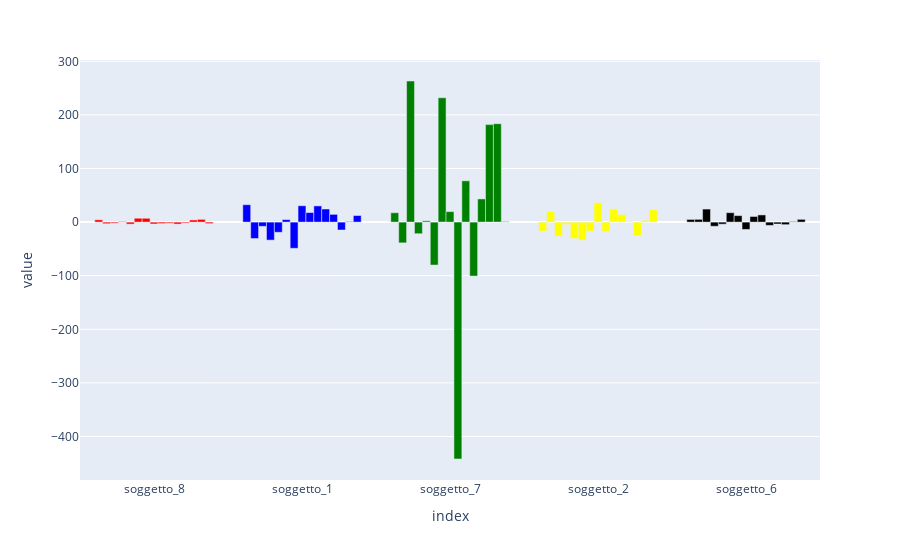

The notebook cell this image was saved under:
### Code cell
# steady state values (last row of the dataframes)
# create a new dataframe with the steady state values
df_steady_state = pd.DataFrame([df_evolve_8.iloc[-1], df_evolve_1.iloc[-1], df_evolve_7.iloc[-1], df_evolve_2.iloc[-1], df_evolve_6.iloc[-1]])
df_steady_state.index = ["soggetto_8", "soggetto_1", "soggetto_7", "soggetto_2", "soggetto_6"]
## plot with barplot
fig = px.bar(df_steady_state, barmode='group')
fig.update_traces(marker_color=['red', 'blue',"green","yellow","black"])
# remove legend
fig.update_layout(showlegend=False)
fig.show()

### Figure 1 — Plotly figure (JSON) as saved in the notebook; plotly's stock layout.template omitted (floating-point values rounded to 4 significant figures)
{"data": [{"alignmentgroup": "True", "hovertemplate": "variable=TrRi<br>index=%{x}<br>value=%{y}<extra></extra>", "legendgroup": "TrRi", "marker": {"color": ["red", "blue", "green", "yellow", "black"], "pattern": {"shape": ""}}, "name": "TrRi", "offsetgroup": "TrRi", "orientation": "v", "showlegend": true, "textposition": "auto", "type": "bar", "x": ["soggetto_8", "soggetto_1", "soggetto_7", "soggetto_2", "soggetto_6"], "xaxis": "x", "y": [4.328, 32.48, 17.51, -16.64, 5.034], "yaxis": "y"}, {"alignmentgroup": "True", "hovertemplate": "variable=RiTr<br>index=%{x}<br>value=%{y}<extra></extra>", "legendgroup": "RiTr", "marker": {"color": ["red", "blue", "green", "yellow", "black"], "pattern": {"shape": ""}}, "name": "RiTr", "offsetgroup": "RiTr", "orientation": "v", "showlegend": true, "textposition": "auto", "type": "bar", "x": ["soggetto_8", "soggetto_1", "soggetto_7", "soggetto_2", "soggetto_6"], "xaxis": "x", "y": [-2.976, -30.64, -38.73, 19.78, 5.192], "yaxis": "y"}, {"alignmentgroup": "True", "hovertemplate": "variable=Plu<br>index=%{x}<br>value=%{y}<extra></extra>", "legendgroup": "Plu", "marker": {"color": ["red", "blue", "green", "yellow", "black"], "pattern": {"shape": ""}}, "name": "Plu", "offsetgroup": "Plu", "orientation": "v", "showlegend": true, "textposition": "auto", "type": "bar", "x": ["soggetto_8", "soggetto_1", "soggetto_7", "soggetto_2", "soggetto_6"], "xaxis": "x", "y": [-2.051, -7.872, 263.3, -26.23, 24.36], "yaxis": "y"}, {"alignmentgroup": "True", "hovertemplate": "variable=Ttra<br>index=%{x}<br>value=%{y}<extra></extra>", "legendgroup": "Ttra", "marker": {"color": ["red", "blue", "green", "yellow", "black"], "pattern": {"shape": ""}}, "name": "Ttra", "offsetgroup": "Ttra", "orientation": "v", "showlegend": true, "textposition": "auto", "type": "bar", "x": ["soggetto_8", "soggetto_1", "soggetto_7", "soggetto_2", "soggetto_6"], "xaxis": "x", "y": [0.9931, -33.59, -21.61, -4.139, -7.733], "yaxis": "y"}, {"alignmentgroup": "True", "hovertemplate": "variable=Ttrb<br>index=%{x}<br>value=%{y}<extra></extra>", "legendgroup": "Ttrb", "marker": {"color": ["red", "blue", "green", "yellow", "black"], "pattern": {"shape": ""}}, "name": "Ttrb", "offsetgroup": "Ttrb", "orientation": "v", "showlegend": true, "textposition": "auto", "type": "bar", "x": ["soggetto_8", "soggetto_1", "soggetto_7", "soggetto_2", "soggetto_6"], "xaxis": "x", "y": [-3.734, -18.99, 2.379, -30.46, -3.842], "yaxis": "y"}, {"alignmentgroup": "True", "hovertemplate": "variable=Tr<br>index=%{x}<br>value=%{y}<extra></extra>", "legendgroup": "Tr", "marker": {"color": ["red", "blue", "green", "yellow", "black"], "pattern": {"shape": ""}}, "name": "Tr", "offsetgroup": "Tr", "orientation": "v", "showlegend": true, "textposition": "auto", "type": "bar", "x": ["soggetto_8", "soggetto_1", "soggetto_7", "soggetto_2", "soggetto_6"], "xaxis": "x", "y": [7.27, 4.717, -80.12, -33.7, 17.55], "yaxis": "y"}, {"alignmentgroup": "True", "hovertemplate": "variable=MeTr<br>index=%{x}<br>value=%{y}<extra></extra>", "legendgroup": "MeTr", "marker": {"color": ["red", "blue", "green", "yellow", "black"], "pattern": {"shape": ""}}, "name": "MeTr", "offsetgroup": "MeTr", "orientation": "v", "showlegend": true, "textposition": "auto", "type": "bar", "x": ["soggetto_8", "soggetto_1", "soggetto_7", "soggetto_2", "soggetto_6"], "xaxis": "x", "y": [7.14, -48.87, 232.1, -16.75, 12.07], "yaxis": "y"}, {"alignmentgroup": "True", "hovertemplate": "variable=MoTr<br>index=%{x}<br>value=%{y}<extra></extra>", "legendgroup": "MoTr", "marker": {"color": ["red", "blue", "green", "yellow", "black"], "pattern": {"shape": ""}}, "name": "MoTr", "offsetgroup": "MoTr", "orientation": "v", "showlegend": true, "textposition": "auto", "type": "bar", "x": ["soggetto_8", "soggetto_1", "soggetto_7", "soggetto_2", "soggetto_6"], "xaxis": "x", "y": [-3.458, 30.56, 19.62, 36.24, -13.68], "yaxis": "y"}, {"alignmentgroup": "True", "hovertemplate": "variable=RiRi<br>index=%{x}<br>value=%{y}<extra></extra>", "legendgroup": "RiRi", "marker": {"color": ["red", "blue", "green", "yellow", "black"], "pattern": {"shape": ""}}, "name": "RiRi", "offsetgroup": "RiRi", "orientation": "v", "showlegend": true, "textposition": "auto", "type": "bar", "x": ["soggetto_8", "soggetto_1", "soggetto_7", "soggetto_2", "soggetto_6"], "xaxis": "x", "y": [-2.708, 17.83, -442.0, -17.07, 10.53], "yaxis": "y"}, {"alignmentgroup": "True", "hovertemplate": "variable=MoFo<br>index=%{x}<br>value=%{y}<extra></extra>", "legendgroup": "MoFo", "marker": {"color": ["red", "blue", "green", "yellow", "black"], "pattern": {"shape": ""}}, "name": "MoFo", "offsetgroup": "MoFo", "orientation": "v", "showlegend": true, "textposition": "auto", "type": "bar", "x": ["soggetto_8", "soggetto_1", "soggetto_7", "soggetto_2", "soggetto_6"], "xaxis": "x", "y": [-2.065, 30.24, 77.09, 24.79, 13.41], "yaxis": "y"}, {"alignmentgroup": "True", "hovertemplate": "variable=Mmof<br>index=%{x}<br>value=%{y}<extra></extra>", "legendgroup": "Mmof", "marker": {"color": ["red", "blue", "green", "yellow", "black"], "pattern": {"shape": ""}}, "name": "Mmof", "offsetgroup": "Mmof", "orientation": "v", "showlegend": true, "textposition": "auto", "type": "bar", "x": ["soggetto_8", "soggetto_1", "soggetto_7", "soggetto_2", "soggetto_6"], "xaxis": "x", "y": [-3.661, 24.46, -100.6, 14.22, -6.125], "yaxis": "y"}, {"alignmentgroup": "True", "hovertemplate": "variable=MoRi<br>index=%{x}<br>value=%{y}<extra></extra>", "legendgroup": "MoRi", "marker": {"color": ["red", "blue", "green", "yellow", "black"], "pattern": {"shape": ""}}, "name": "MoRi", "offsetgroup": "MoRi", "orientation": "v", "showlegend": true, "textposition": "auto", "type": "bar", "x": ["soggetto_8", "soggetto_1", "soggetto_7", "soggetto_2", "soggetto_6"], "xaxis": "x", "y": [-1.769, 14.5, 43.25, 1.0, -3.577], "yaxis": "y"}, {"alignmentgroup": "True", "hovertemplate": "variable=MeRi<br>index=%{x}<br>value=%{y}<extra></extra>", "legendgroup": "MeRi", "marker": {"color": ["red", "blue", "green", "yellow", "black"], "pattern": {"shape": ""}}, "name": "MeRi", "offsetgroup": "MeRi", "orientation": "v", "showlegend": true, "textposition": "auto", "type": "bar", "x": ["soggetto_8", "soggetto_1", "soggetto_7", "soggetto_2", "soggetto_6"], "xaxis": "x", "y": [4.023, -14.75, 181.9, -24.87, -4.774], "yaxis": "y"}, {"alignmentgroup": "True", "hovertemplate": "variable=Ri<br>index=%{x}<br>value=%{y}<extra></extra>", "legendgroup": "Ri", "marker": {"color": ["red", "blue", "green", "yellow", "black"], "pattern": {"shape": ""}}, "name": "Ri", "offsetgroup": "Ri", "orientation": "v", "showlegend": true, "textposition": "auto", "type": "bar", "x": ["soggetto_8", "soggetto_1", "soggetto_7", "soggetto_2", "soggetto_6"], "xaxis": "x", "y": [5.13, 1.0, 183.7, 3.224, 1.0], "yaxis": "y"}, {"alignmentgroup": "True", "hovertemplate": "variable=Comp<br>index=%{x}<br>value=%{y}<extra></extra>", "legendgroup": "Comp", "marker": {"color": ["red", "blue", "green", "yellow", "black"], "pattern": {"shape": ""}}, "name": "Comp", "offsetgroup": "Comp", "orientation": "v", "showlegend": true, "textposition": "auto", "type": "bar", "x": ["soggetto_8", "soggetto_1", "soggetto_7", "soggetto_2", "soggetto_6"], "xaxis": "x", "y": [-2.813, 12.25, 1.0, 23.0, 5.193], "yaxis": "y"}], "layout": {"barmode": "group", "legend": {"title": {"text": "variable"}, "tracegroupgap": 0}, "margin": {"t": 60}, "showlegend": false, "xaxis": {"anchor": "y", "domain": [0, 1], "title": {"text": "index"}}, "yaxis": {"anchor": "x", "domain": [0, 1], "title": {"text": "value"}}}}
